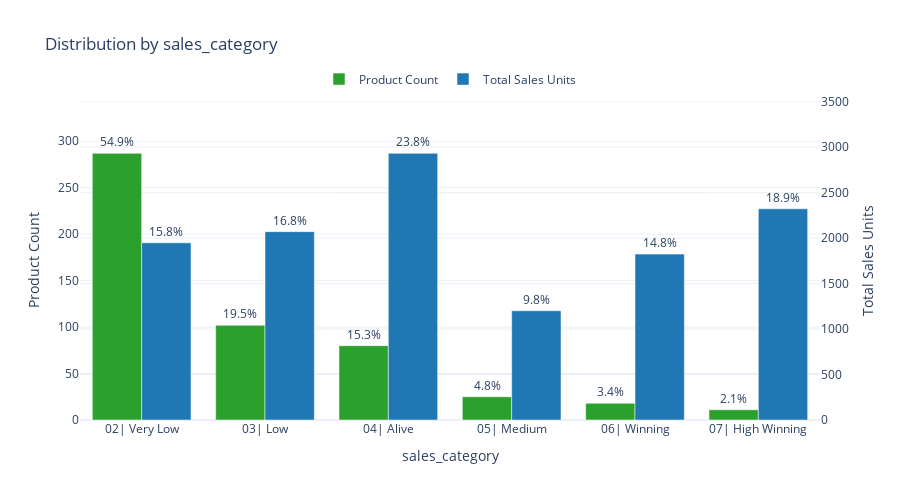

Notebook code cell kept with this figure:
### Code cell
df, plot = FEVAL.plot_attribute_distribution(evaluation_data, ["sales_category"])
plot.show()

### Figure 1 — Plotly figure (JSON) as saved in the notebook; plotly's stock layout.template omitted (floating-point values rounded to 4 significant figures)
{"data": [{"marker": {"color": "#2ca02c"}, "name": "Product Count", "offsetgroup": "1", "text": ["54.9%", "19.5%", "15.3%", "4.8%", "3.4%", "2.1%"], "textposition": "outside", "type": "bar", "x": ["02| Very Low", "03| Low", "04| Alive", "05| Medium", "06| Winning", "07| High Winning"], "y": [287, 102, 80, 25, 18, 11]}, {"marker": {"color": "#1f77b4"}, "name": "Total Sales Units", "offsetgroup": "2", "text": ["15.8%", "16.8%", "23.8%", "9.8%", "14.8%", "18.9%"], "textposition": "outside", "type": "bar", "x": ["02| Very Low", "03| Low", "04| Alive", "05| Medium", "06| Winning", "07| High Winning"], "y": [1948, 2071, 2932, 1201, 1824, 2322], "yaxis": "y2"}], "layout": {"barmode": "group", "height": 500, "legend": {"orientation": "h", "x": 0.5, "xanchor": "center", "y": 1.02, "yanchor": "bottom"}, "margin": {"t": 100}, "title": {"text": "Distribution by sales_category"}, "xaxis": {"title": {"text": "sales_category"}}, "yaxis": {"automargin": true, "range": [0, 344.4], "title": {"text": "Product Count"}}, "yaxis2": {"overlaying": "y", "range": [0, 3518.0], "side": "right", "title": {"text": "Total Sales Units"}}}}
